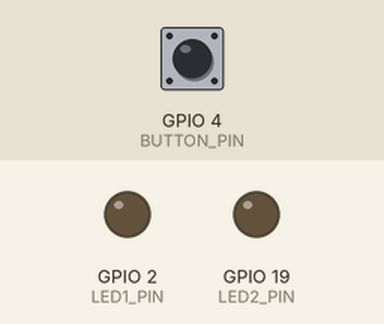
Recording of a program running on a simulated ESP32. Parts: output pins drawn as LEDs (lit = HIGH). Dashed ring = blinking. Inputs (shaded band) come from the test bench; at power-on: GPIO 4 (BUTTON_PIN) HIGH.

Above: at 1.2 s.
1.3 s: GPIO 4 (BUTTON_PIN) pulled LOW for 3.2 s
At 2.25 s:
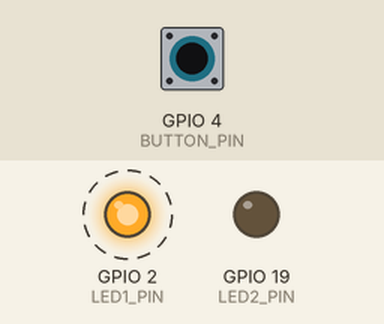
6.0 s: GPIO 4 (BUTTON_PIN) pulled LOW for 0.15 s
At 7.3 s:
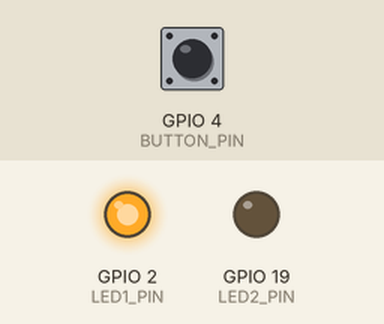
Timing chart, 0 to 9.0 s (numbered marks = the images above; inputs shaded):
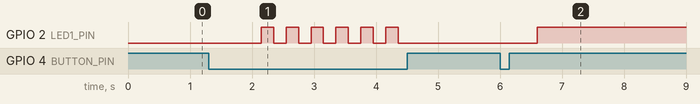

Measured:
- after the input at 1.3 s, GPIO 2 (LED1_PIN): alternates HIGH for 0.20 s and LOW for 0.20 s, 12 changes in all, then stays LOW, starting after 0.85 s
- after the input at 6.0 s, GPIO 2 (LED1_PIN): LOW → HIGH after 0.60 s

The program:

main.cpp
```cpp
#include <Arduino.h>
#include <OneButton.h>

#define LED1_PIN 2
#define LED2_PIN 19
#define BUTTON_PIN 4

OneButton btn(BUTTON_PIN, true, true);

enum ActiveLED { SELECT_LED1, SELECT_LED2 };
ActiveLED currentLED = SELECT_LED1;

bool led1State = false;
bool led2State = false;

unsigned long lastBlinkTime = 0;
bool blinkToggle = false;

void handleDoubleClick() {
  currentLED = (currentLED == SELECT_LED1) ? SELECT_LED2 : SELECT_LED1;
}

void handleClick() {
  if (currentLED == SELECT_LED1) {
    led1State = !led1State;
    digitalWrite(LED1_PIN, led1State ? HIGH : LOW);
  } else {
    led2State = !led2State;
    digitalWrite(LED2_PIN, led2State ? HIGH : LOW);
  }
}

void handleDuringLongPress() {
  if (millis() - lastBlinkTime >= 200) {
    lastBlinkTime = millis();
    blinkToggle = !blinkToggle;

    int activePin = (currentLED == SELECT_LED1) ? LED1_PIN : LED2_PIN;
    digitalWrite(activePin, blinkToggle ? HIGH : LOW);
  }
}

void handleLongPressStop() {
  digitalWrite(LED1_PIN, led1State ? HIGH : LOW);
  digitalWrite(LED2_PIN, led2State ? HIGH : LOW);
  blinkToggle = false;
}

void setup() {
  Serial.begin(115200);

  pinMode(LED1_PIN, OUTPUT);
  pinMode(LED2_PIN, OUTPUT);

  digitalWrite(LED1_PIN, LOW);
  digitalWrite(LED2_PIN, LOW);

  btn.attachDoubleClick(handleDoubleClick);
  btn.attachClick(handleClick);
  btn.attachDuringLongPress(handleDuringLongPress);
  btn.attachLongPressStop(handleLongPressStop);
}

void loop() {
  btn.tick();
}
```
